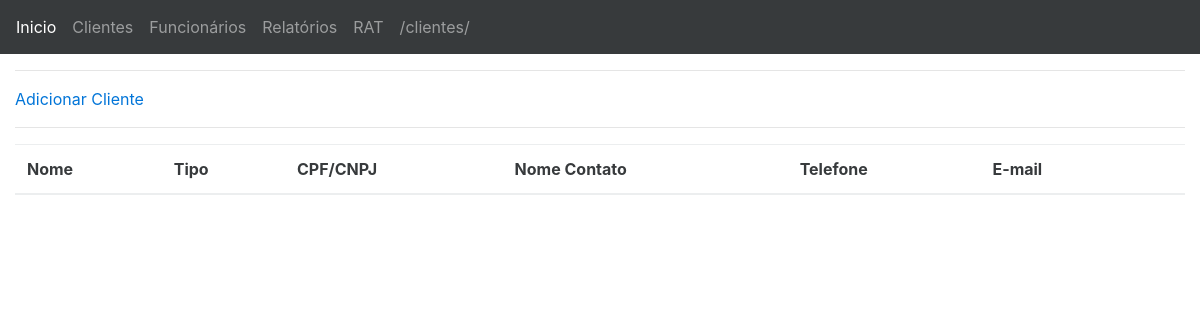
The page /clientes/ on the database as committed earlier.
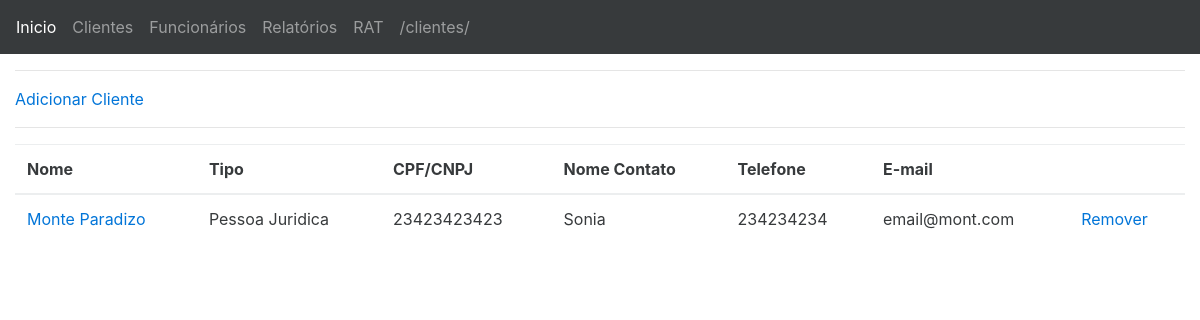
The same page on the database as committed later.
### app_cliente/models.py (models this page shows, shortened)
class Cliente(models.Model):
    nome = models.CharField(max_length=100)
    endereco = models.ForeignKey(Endereco, null=True,blank=True)
    contato = models.ForeignKey(Contato, null=True,blank=True)

class ClientePJ(Cliente):
    razao = models.CharField(max_length=100)# Razão social da empresa
    responsavel = models.CharField(max_length=50)
    cnpj = models.CharField(max_length=14)
    observacao = models.TextField()

### app_comum/models.py (models this page shows, shortened)
class Contato(models.Model):
    tel_fixo = models.CharField(max_length=13,blank=True, null=True)
    tel_celular = models.CharField(max_length=14)
    email = models.EmailField(null=True)

### app_cliente/views.py (the view)
# urls.py: url(r'^clientes/', include('app_cliente.urls')),
def clientes(request):
    clientes = Cliente.objects.all()
    return render(request,'clientes.html',{
                'clientes': clientes,
                })

### app_cliente/templates/clientes.html (shortened to what this page needs)
{% extends "base.html" %}
{% block content %}
<hr>
<a href="/clientes/add_cliente">Adicionar Cliente</a>
<hr>
<table class="table">
	<thead>
		<tr>
			<th>Nome</th>
			<th>Tipo</th>
			<th>CPF/CNPJ</th>
			<th>Nome Contato</th>
			<th>Telefone</th>
			<th>E-mail</th>
			<th></th>
		</tr>
	</thead>
	<tbody>
		{%for cliente in clientes%}
		<tr>
			<td><a href="/clientes/{{cliente.id}}/info_cliente">{{cliente.nome}}</a></td>
			{% if cliente.clientepf %}
			<td>Pessoa Física</td>
			<td>{{cliente.clientepf.cpf}}</td>
			{% elif cliente.clientepj%}
			<td>Pessoa Juridica</td>
			<td>{{cliente.clientepj.cnpj}}</td>
			{% endif %}
			<td>{{cliente.clientepj.responsavel|default:"-----"}}</td>
			<td>{{cliente.contato.tel_celular}}</td>
			<td>{{cliente.contato.email}}</td>
			<td><a href="/clientes/{{cliente.id}}/delete_cliente">Remover</a></td>
		</tr>
		{% endfor %}
	</tbody>
</table>
{% endblock %}

Rows that differ between the two databases and show on the page:
added Cliente: nome "Monte Paradizo", clientepj.cnpj "23423423423", clientepj.responsavel "Sonia", contato.tel_celular "234234234", contato.email "email@mont.com"
